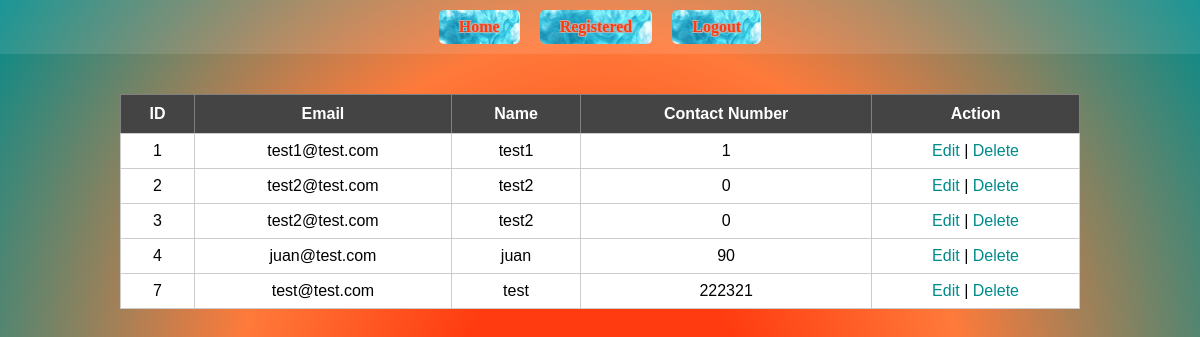
Screenshot of /registered.php with the database file from the repository.
### tables this page shows
CREATE TABLE `users` (
  `userid` int(100) NOT NULL,
  `password` varchar(100) NOT NULL,
  `name` varchar(100) NOT NULL,
  `email` varchar(100) NOT NULL,
  `contact_number` int(100) NOT NULL
);

### registered.php (the view, shortened to what this page needs)
<!DOCTYPE html>
<html lang="en">
<head>
    <link rel="stylesheet" href="tabledesign.css">
    <link rel="stylesheet" href="theme.css">
</head>
<body>
    <nav class="header">
        <a href="home.php">Home</a>
        <a href="registered.php">Registered</a>
        <a href="#" onclick="openConfirmModal('home.php?logout=1', 'Are you sure you want to log out?')">Logout</a>
    </nav>
</body>
</html>
<?php
$servername = "localhost";
$username = "root";
$password = "";
$dbname = "logindb";
$conn = new mysqli($servername, $username, $password, $dbname);
$sql = "SELECT userid, email, name, contact_number FROM users";
$result = $conn->query($sql);
if ($result->num_rows > 0) {
    echo "<table border='1'>";
    echo "<tr><th>ID</th><th>Email</th><th>Name</th><th>Contact Number</th><th>Action</th></tr>";
    while($row = $result->fetch_assoc()) {
        echo "<tr>
                <td>{$row['userid']}</td>
                <td>{$row['email']}</td>
                <td>{$row['name']}</td>
                <td>{$row['contact_number']}</td>
<td>
    <a href='edit.php?userid={$row['userid']}'>Edit</a> |
    <a href='#' onclick='openConfirmModal(\"delete.php?userid={$row['userid']}\", \"Are you sure you want to delete {$row['name']}?\")'>Delete</a>
</td>
            </tr>";
    }
    echo "</table>";
} else {
    echo "No data found.";
}
?>

### tabledesign.css (style rules this page uses)
table { border-collapse: collapse; width: 80%; margin: 40px auto; font-family: Arial, sans-serif; }
th { background-color: #444; color: white; padding: 10px; }
td { padding: 8px; border: 1px solid #ccc; text-align: center; }
tr { background-color: white; }
a { color: #008B8B; text-decoration: none; }

### theme.css (style rules this page uses)
html, body { margin: 0; min-height: 100vh; background: radial-gradient(circle at center, #ff3b0f 0%, #ff3b0f 20%, #ff7a3a 50%, #008B8B 100%); background-repeat: no-repeat; background-attachment: fixed; }

### registered.php (style rules this page uses)
.header { display: flex; justify-content: center; gap: 20px; background-color: rgba(255,255,255,0.1); padding: 10px; }
.header a { display: inline-block; padding: 8px 20px; background: url('backgroundbutton.jpg') no-repeat center/cover; color: #ff3b0f; text-decoration: none; border-radius: 5px; font-weight: bold; transition: background 0.3s; text-shadow: 1px 1px 0 #B2B2B2, -1px -1px 0 #B2B2B2, 1px -1px 0 #B2B2B2, -1px 1px 0 #B2B2B2; }

### rows the page displays
users: userid "1", email "test1@test.com", name "test1", contact_number "1"
users: userid "2", email "test2@test.com", name "test2", contact_number "0"
users: userid "3", email "test2@test.com", name "test2", contact_number "0"
users: userid "4", email "juan@test.com", name "juan", contact_number "90"
users: userid "7", email "test@test.com", name "test", contact_number "222321"
